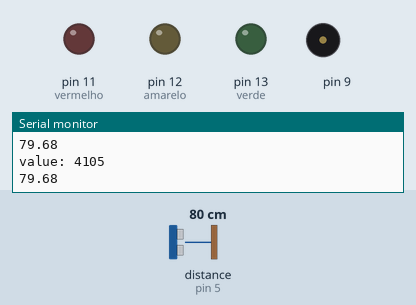
Bench run of a sketch on a simulated Arduino Uno, built with avr-gcc and run on an emulated ATmega328P. On the bench: output pins drawn as LEDs (lit = HIGH), buzzer (waves = sounding), the last lines printed to the serial monitor. Wiring (inferred from the names in the program): ultrasonic range finder: trigger pin 4; echo pin 5. The test bench sets the inputs (shaded band); at power-on: distance to the obstacle (sensor on pin 5) 80 cm. The echo pulse lasts 58.3 µs per cm; pins used as bus, display or sensor lines are not drawn.

Above: at 1.2 s.
1.3 s: distance to the obstacle (sensor on pin 5) set to 22 cm
2.8 s: distance to the obstacle (sensor on pin 5) set to 17 cm
At 3.5 s:
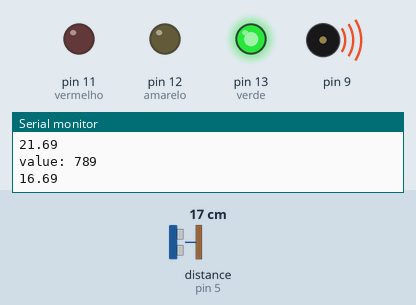
5.8 s: distance to the obstacle (sensor on pin 5) set to 10 cm
At 6.69 s:
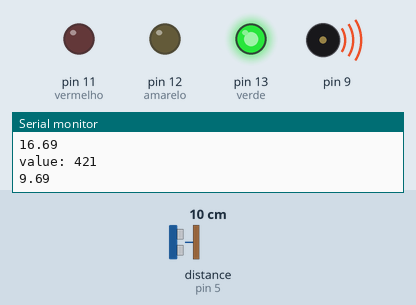
8.8 s: distance to the obstacle (sensor on pin 5) set to 7 cm
At 9.22 s:
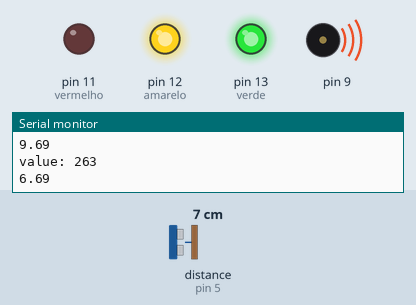
11.8 s: distance to the obstacle (sensor on pin 5) set to 2 cm
At 13.2 s:
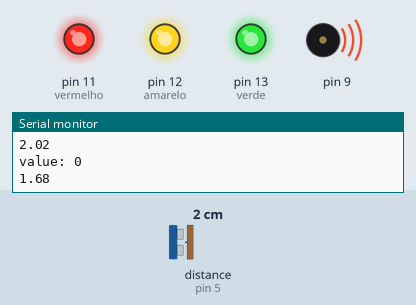
13.5 s: distance to the obstacle (sensor on pin 5) set to 5 cm
At 13.7 s:
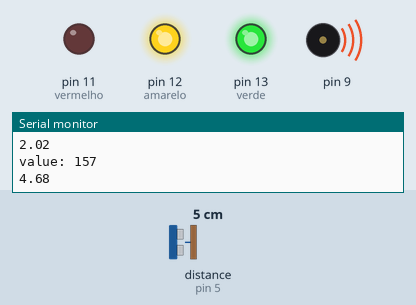
Timing chart, 0 to 17.5 s (numbered marks = the images above; inputs shaded):
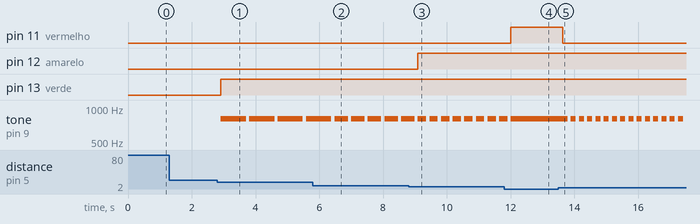

The sketch:

EX3_3.ino
```cpp
const int trigPin=4,echoPin=5;
int verde=13,amarelo=12,vermelho=11;
float duracao,distancia;

void setup() {
  // put your setup code here, to run once:
  pinMode(trigPin,OUTPUT);
  pinMode(echoPin,INPUT);
  pinMode(9,OUTPUT);
  pinMode(verde,OUTPUT);
  pinMode(amarelo,OUTPUT);
  pinMode(vermelho,OUTPUT);
  Serial.begin(9600);

}

void loop() {
  // put your main code here, to run repeatedly:
  digitalWrite(trigPin, LOW);
  delayMicroseconds(2);
  digitalWrite(trigPin, HIGH);
  delayMicroseconds(10);
  digitalWrite(trigPin, LOW);

  duracao = pulseIn(echoPin, HIGH);
  distancia = (duracao*.0343)/2;
  int value = distancia;
   value = map(value,1,20,0,1000);
  Serial.print("value: ");
  Serial.println(value);
  Serial.println(distancia);
  delay(100);
  if(distancia<3)
  {
    digitalWrite(vermelho,HIGH);
    digitalWrite(amarelo, HIGH);
    digitalWrite(verde, HIGH);
    tone(9,800,1000);
  }
  if(distancia<8 && distancia>=3)
  {
    digitalWrite(verde, HIGH);
    digitalWrite(amarelo, HIGH);
    digitalWrite(vermelho,LOW);
    tone(9,800,value);
    delay(value);
  }
  if(distancia < 20 && distancia>=8)
  {
    digitalWrite(verde,HIGH);
    digitalWrite(amarelo, LOW);
   tone(9,800,value);
   delay(value);
  }
  if(distancia>20) {
  digitalWrite(verde, LOW);
  digitalWrite(amarelo, LOW);
  digitalWrite(vermelho, LOW);
  }

}
```

Measured:
- the behaviour switches between 21 and 20 cm on distance to the obstacle (sensor on pin 5) (found by bisection; images 0 and 1)
- the behaviour switches between 9 and 8 cm on distance to the obstacle (sensor on pin 5) (found by bisection; images 2 and 3)
- the behaviour switches between 3 and 4 cm on distance to the obstacle (sensor on pin 5) (found by bisection; images 4 and 5)
- after the input at 2.8 s, pin 13 (verde): LOW → HIGH after 0.12 s; tone on pin 9: alternates 800 Hz for 0.79 s and silent for 0.10 s, starting after 0.12 s
- after the input at 5.8 s, tone on pin 9: alternates 800 Hz for 0.42 s and silent for 0.10 s, starting after 1.1 s
- after the input at 8.8 s, pin 12 (amarelo): LOW → HIGH after 0.29 s; tone on pin 9: alternates 800 Hz for 0.26 s and silent for 0.10 s, starting after 0.56 s
- after the input at 11.8 s, pin 11 (vermelho): LOW → HIGH after 0.21 s; tone on pin 9: goes on until 12.0 s, then stays 800 Hz
- after the input at 13.5 s, pin 11 (vermelho): HIGH → LOW after 0.13 s; tone on pin 9: alternates 800 Hz for 0.16 s and silent for 0.10 s, starting after 0.29 s
